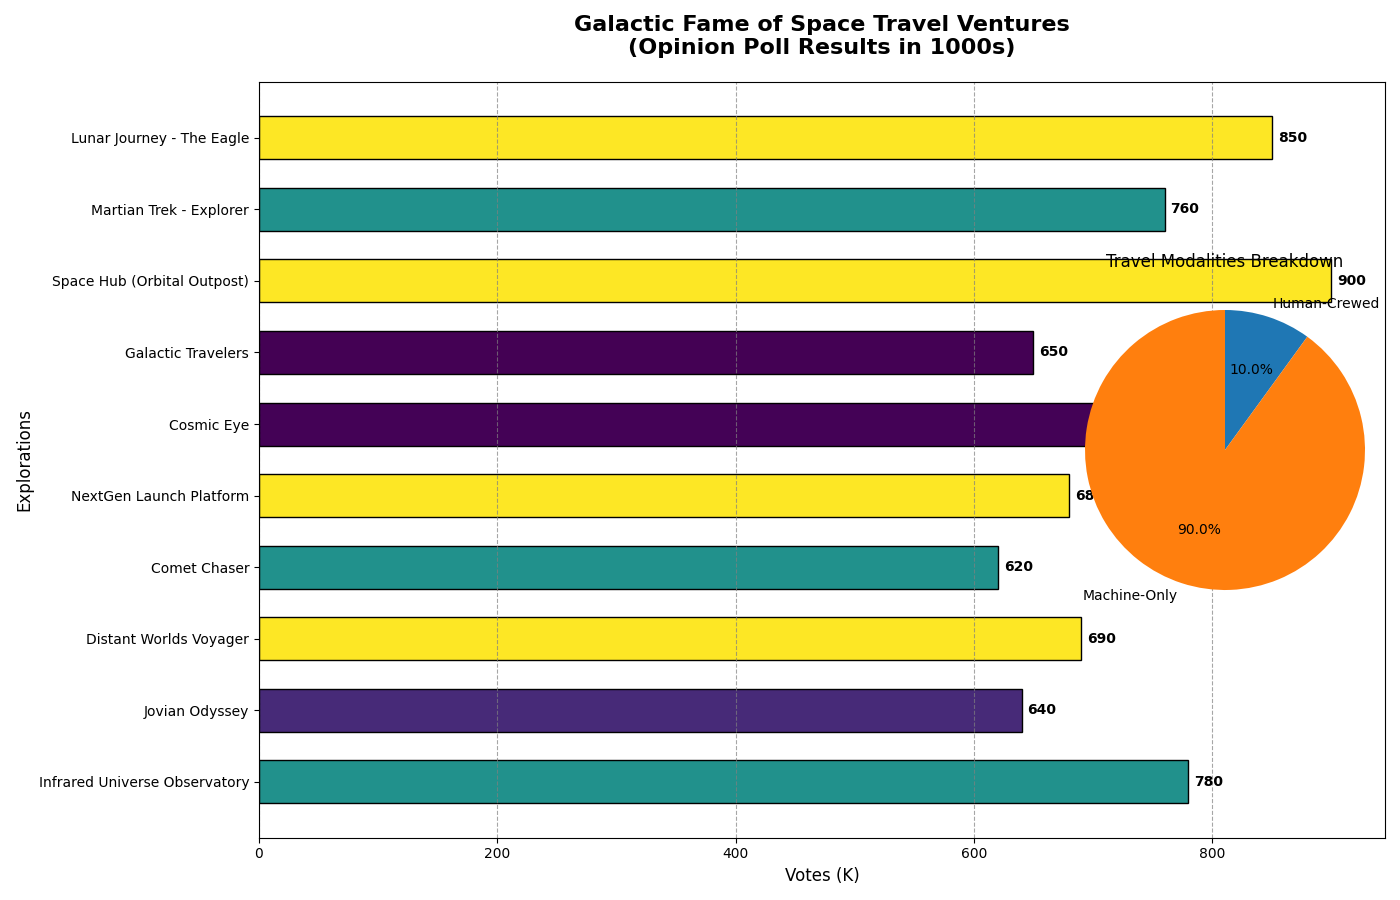

Reproduce this figure in Python.
import matplotlib.pyplot as plt
import numpy as np

missions = [
    'Lunar Journey - The Eagle',
    'Martian Trek - Explorer',
    'Space Hub (Orbital Outpost)',
    'Galactic Travelers',
    'Cosmic Eye',
    'NextGen Launch Platform',
    'Comet Chaser',
    'Distant Worlds Voyager',
    'Jovian Odyssey',
    'Infrared Universe Observatory'
]

votes = np.array([850, 760, 900, 650, 715, 680, 620, 690, 640, 780])

fig, ax = plt.subplots(figsize=(14, 9))

# Manually shuffled color palette
shuffled_colors = [
    (0.993248, 0.906157, 0.143936, 1.0),  # Yellowish part
    (0.127568, 0.566949, 0.550556, 1.0),  # Teal part
    (0.993248, 0.906157, 0.143936, 1.0),  # Yellowish part
    (0.267004, 0.004874, 0.329415, 1.0),  # Purple part
    (0.26851, 0.009605, 0.335427, 1.0),   # Slightly different purple
    (0.993248, 0.906157, 0.143936, 1.0),  # Yellowish part
    (0.127568, 0.566949, 0.550556, 1.0),  # Teal part
    (0.993248, 0.906157, 0.143936, 1.0),  # Yellowish part
    (0.280267, 0.165302, 0.470647, 1.0),  # Dark blue part
    (0.127568, 0.566949, 0.550556, 1.0)   # Teal part
]

bars = ax.barh(missions, votes, color=shuffled_colors, edgecolor='black', height=0.6)

ax.set_title("Galactic Fame of Space Travel Ventures\n(Opinion Poll Results in 1000s)", fontsize=16, fontweight='bold', pad=20)
ax.set_xlabel('Votes (K)', fontsize=12)
ax.set_ylabel('Explorations', fontsize=12)

for bar in bars:
    width = bar.get_width()
    ax.text(width + 5, bar.get_y() + bar.get_height()/2, f'{width}', va='center', ha='left', fontsize=10, fontweight='bold', color='black')

ax.invert_yaxis()
ax.xaxis.grid(True, linestyle='--', alpha=0.7, color='gray')

fig.subplots_adjust(right=0.7)
ax2 = fig.add_axes([0.75, 0.2, 0.25, 0.6])

types = ['Human-Crewed', 'Machine-Only']
counts = [1, 9]

ax2.pie(counts, labels=types, colors=['#1f77b4', '#ff7f0e'], autopct='%1.1f%%', startangle=90, counterclock=False)
ax2.set_title('Travel Modalities Breakdown', fontsize=12)

plt.tight_layout()
plt.show()
